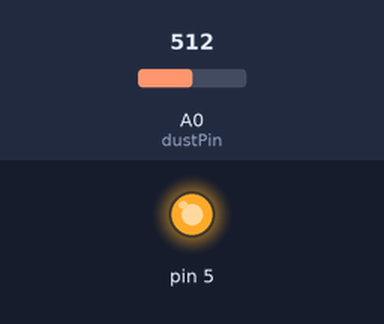
This sketch was run on a simulated Arduino Uno, built with avr-gcc and run on an emulated ATmega328P. Parts: output pins drawn as LEDs (lit = HIGH). The test bench sets the inputs (shaded band); at power-on: A0 (dustPin) = 512. What the sketch prints to the serial monitor is not drawn.

Above: at 0.1 s.
Timing chart, 0 to 1.6 s (numbered marks = the images above):
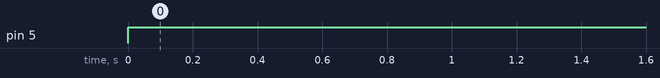

The sketch:

DustSensor_Test_1.ino
```cpp
#include <arduino.h>

int dustPin=0;
int dustVal=0;

int delayTime=280;
int delayTime2=40;
float offTime=9680;

void setup()
{
  Serial.begin(9600);
  pinMode(5,OUTPUT);
}

void loop()
{
  // ledPower is any digital pin on the arduino connected to Pin 3 on the sensor
  digitalWrite(5,LOW); // power on the LED
  delayMicroseconds(delayTime);
  dustVal = analogRead(dustPin); // read the dust value via pin 5 on the sensor
  delayMicroseconds(delayTime2);
  digitalWrite(5,HIGH); // turn the LED off
  delayMicroseconds(offTime);

  delay(3000);
  Serial.println(dustVal);
}
```

Measured:
- by itself, pin 5: LOW → HIGH at 0.00 s
